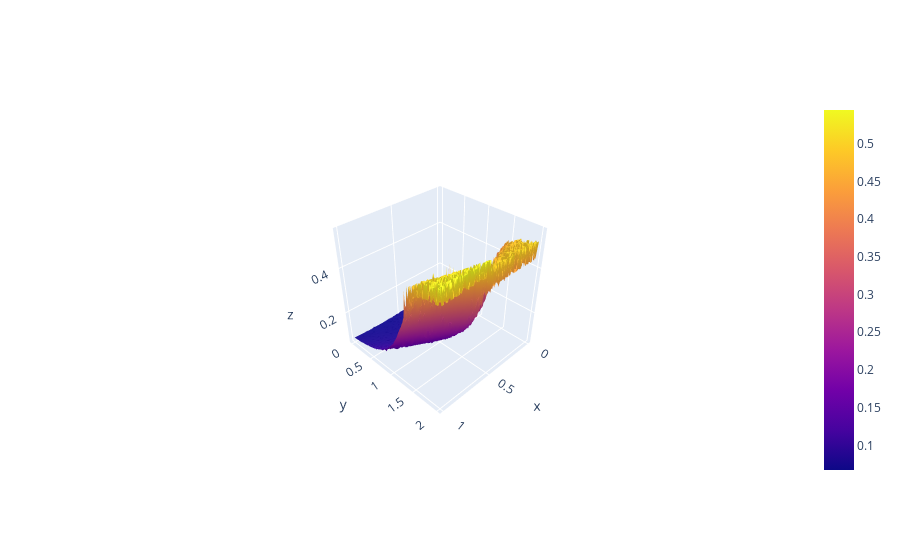

The notebook cell saved with this chart:
### Code cell
myenc  = enc.encoder(vqe.load_vqe('../data/vqe_annni.pkl'), enc.encoder_circuit)
myenc.train(lr, epochs, np.array([49*100 + 99]), circuit = False, plot = False, inject = inject)
qplt.show_compression_ANNNI(myenc, inject = inject, plot3d = True)
qplt.show_compression_ANNNI(myenc, inject = inject, plot3d = False)
